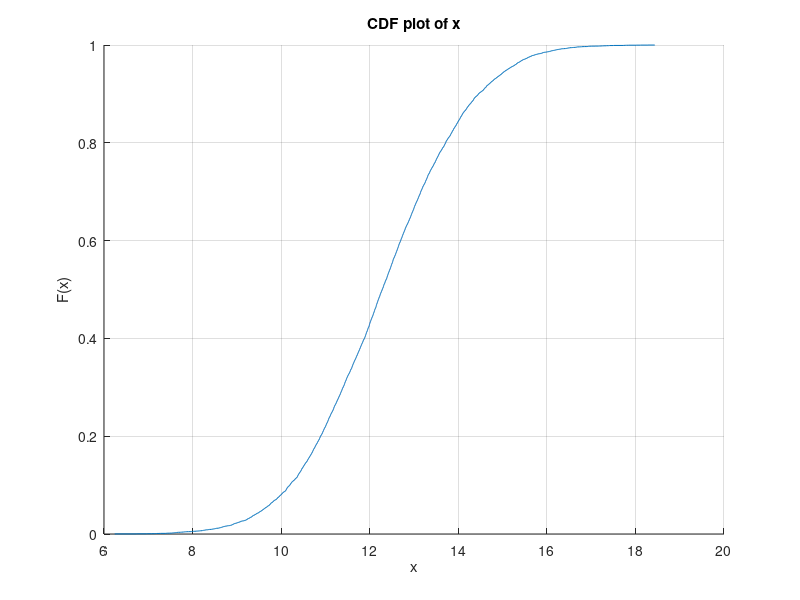

MATLAB code to generate this figure: (Note: this script raises an error after producing the figure.)
%% ECEN 410 - Project 2 - Spatial Channel Models
% David Dobbie

% AIM: to comapre the predicted single-user MIMO capacity between classical
% Kronecker correlated fading and ray-based channel modelling.

% EXPERIMENTAL DETAILS:
% We will examine the different ergodic MIMO capacity for no channel state
% information at the transmitter (no CSIT). The channel model here deals
% with the scattering and fading of the model. We will know that the
% ray based model is accurately reproduced if wil la alarge number of
% clusters it converges towards the Kronecker model.

clc
clear
close all

SNR_dB = 10;
dim = 4;



rho = 0.90;
ant = 0:1:dim-1;

phase_rho = exp(1j*2*pi*rand(4,4));
ant_exponent = toeplitz(ant);
Rx_corr = db2pow(SNR_dB)*phase_rho.^ant_exponent;


H_trials = 1e4;
capacity_classical = zeros(1,H_trials);  

for cap_idx = 1:H_trials
    % create random unit var, zero mean, normally distirbuted channel
    % normalise across 4 dimensional Gaussian to unit variance
    H_classical = sqrt(1/(2*dim))*(randn(dim) + 1j*randn(dim));
    term_classical = eye(dim) + H_classical*Rx_corr*ctranspose(H_classical);
    % add absolute term to make the logarithm behave
    capacity_classical(cap_idx) = log2(abs(det(term_classical))); 
end

ergodic_cap_mean = mean(capacity_classical);

figure(1)
clf
hold on
p1 = cdfplot(capacity_classical);
p1.LineWidth = 2;

%xlim([1 10])
ylabel('CDF')
xlabel('Rate (bps/Hz)')
title('')
lgnd = legend('Classical Fading Model');
grid on
hold off


%% Cluster Based Modelling

H_trials = 1e4;
capacity_cluster = zeros(1,H_trials);  

rays_per_cluster = 5;
cluster_count = 30;
sigma_s = 1;
sigma_c = 1;
SNR_dB = 10;
dim = 4;
wavelength = 3e8/(6e6);
pathloss_cluster  = 4;
cluster_dist_from_rx = 10;


for cap_idx = 1:H_trials
    
    capacity_cluster(cap_idx) = cluster_based_model(rays_per_cluster, ...
    cluster_count, sigma_s, sigma_c, SNR_dB, dim, wavelength,  ...
    pathloss_cluster, cluster_dist_from_rx); 
end


cluster_based_model(rays_per_cluster, ...
    cluster_count, sigma_s, sigma_c, SNR_dB, dim, wavelength,  ...
    pathloss_cluster, cluster_dist_from_rx)
%{
SNR_dB = 10;
dim = 4;
Rx_corr = db2pow(SNR_dB)*eye(dim);

wavelength = 3e8/(51e6);




rays_per_cluster = 50;
cluster_count = 1;
sigma_s = 1;
sigma_c = 1;

antenna_dist= wavelength/2;



antenna_dist = 1*antenna_dist;

base_station_coords = [0;0]; % base station at 0,0


pathloss_cluster = 3;
cluster_dist_from_rx = 10;

beta_cluster = cluster_dist_from_rx^(-pathloss_cluster);

ant = 0:1:dim-1;

for cap_idx = 1:H_trials
    
    H = [];
    summed_cluster_terms = zeros(dim,dim);
    
    
    for cluster_indx = 1:cluster_count
        cluster_coeff_phase = 2*pi*rand(cluster_count,1);
        complex_cluster_coeff = sqrt(beta_cluster) * exp(1j* cluster_coeff_phase);
        central_cluster_angle = sigma_c*randn(1, cluster_count);    
        

        summed_ray_terms = zeros(dim,dim);
        
        
        for ray_indx = 1:rays_per_cluster

            offset_angle = rand_laplace(0,1,rays_per_cluster);

            phi_AOD = central_cluster_angle(cluster_indx) + offset_angle(ray_indx);
            phi_AOA = central_cluster_angle(cluster_indx) + offset_angle(ray_indx);

            a_tx_AOD = exp(antenna_dist*j*2*pi*ant* cos(phi_AOD))';
            
            a_rx_AOA = exp(antenna_dist*j*2*pi*ant* cos(phi_AOA))';           
            
            h_iid_ray = (1\sqrt(2))*(randn(1,1) + j*randn(1,1));
            %h_iid_ray = 1;
            
            ray_term = h_iid_ray * a_rx_AOA * a_tx_AOD';
            summed_ray_terms = sqrt(complex_cluster_coeff(cluster_indx) ...
            /rays_per_cluster) * ray_term + summed_ray_terms;
            

            
        end
        %summed_cluster_terms = summed_ray_terms./cluster_count + summed_cluster_terms;
        summed_cluster_terms = summed_ray_terms + summed_cluster_terms;
        
        
    end
    H_cluster = sqrt(db2pow(SNR_dB))*summed_cluster_terms;
       
    term = eye(dim) + H_cluster*Rx_corr*ctranspose(H_cluster);
    
    % add absolute term to make the logarithm behave    
    capacity_cluster(cap_idx) = log2(abs(det(term))); 
end
%}



ergodic_cap_mean = mean(capacity_cluster);


figure(1)
hold on
p1 = cdfplot(capacity_cluster)
p1.LineWidth = 2;

%xlim([1 10])
ylabel('CDF')
xlabel('Rate (bps/Hz)')
title('')
lgnd = legend('Classical Fading Model','Cluster Fading Model')
grid on
hold off


function y = rand_laplace(mu, sigma, m)    
    u = rand(m, 1)-0.5;
    b = sigma / sqrt(2);
    y = mu - b * sign(u).* log(1- 2* abs(u));
end



function capacity_cluster = cluster_based_model(rays_per_cluster, ...
    cluster_count, sigma_s, sigma_c, SNR_dB, dim, wavelength,  ...
    pathloss_cluster, cluster_dist_from_rx)

    Rx_corr = db2pow(SNR_dB)*eye(dim);
    antenna_dist= wavelength/2;

    beta_cluster = cluster_dist_from_rx^(-pathloss_cluster);

    ant = 0:1:dim-1;

    H = [];
    summed_cluster_terms = zeros(dim,dim);


    for cluster_indx = 1:cluster_count
        cluster_coeff_phase = 2*pi*rand(cluster_count,1);
        complex_cluster_coeff = sqrt(beta_cluster) * exp(1j* cluster_coeff_phase);
        central_cluster_angle = sigma_c*randn(1, cluster_count);    


        summed_ray_terms = zeros(dim,dim);


        for ray_indx = 1:rays_per_cluster

            offset_angle = rand_laplace(0,sigma_s,rays_per_cluster);

            phi_AOD = central_cluster_angle(cluster_indx) + offset_angle(ray_indx);
            phi_AOA = central_cluster_angle(cluster_indx) + offset_angle(ray_indx);

            a_tx_AOD = exp(antenna_dist*j*2*pi*ant* cos(phi_AOD))';
            a_rx_AOA = exp(antenna_dist*j*2*pi*ant* cos(phi_AOA))';           

            h_iid_ray = (1\sqrt(2))*(randn(1,1) + j*randn(1,1));
            %h_iid_ray = 1;

            ray_term = h_iid_ray * a_rx_AOA * a_tx_AOD';
            summed_ray_terms = sqrt(complex_cluster_coeff(cluster_indx) ...
            /rays_per_cluster) * ray_term + summed_ray_terms;



        end
        
        % normalise for cluster count
        summed_cluster_terms = summed_ray_terms./cluster_count + summed_cluster_terms;
        %summed_cluster_terms = summed_ray_terms + summed_cluster_terms;


    end
    H_cluster = sqrt(db2pow(SNR_dB))*summed_cluster_terms;

    term = eye(dim) + H_cluster*Rx_corr*ctranspose(H_cluster);

    % add absolute term to make the logarithm behave    
    capacity_cluster = log2(abs(det(term))); 

end

























